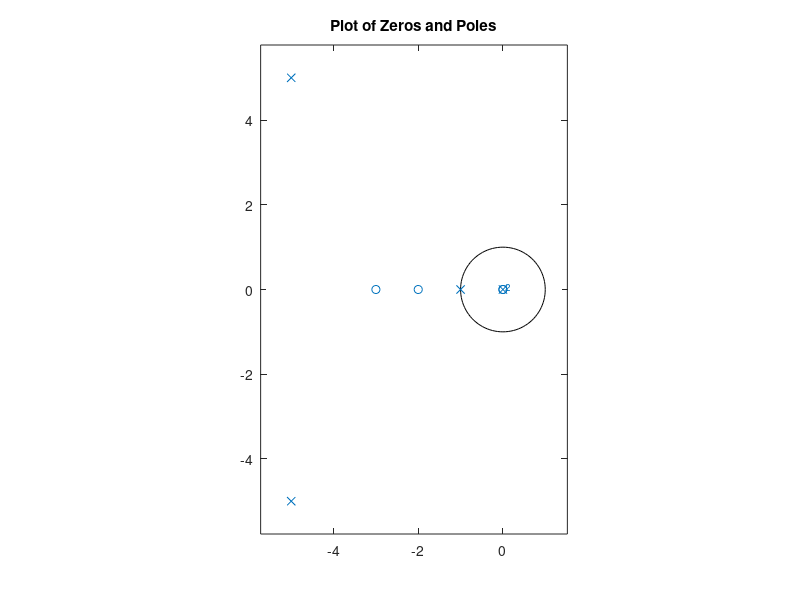

Write MATLAB code to recreate this figure.
%*************************************************************
% Fowad Sohail
% Lab 3: Question 1 - Transfer Function and Impulse Response
% Reference: Signals and Systems with Matlab, Chaparro Luis F.
%**************************************************************

numerator = [1 5 6];
denominator = [1 11 60 50 0];

roots_numerator = roots(numerator);
roots_denominator = roots(denominator);

disp(roots_numerator)
disp(roots_denominator)

zplane(numerator, denominator);
grid
title('Plot of Zeros and Poles')

